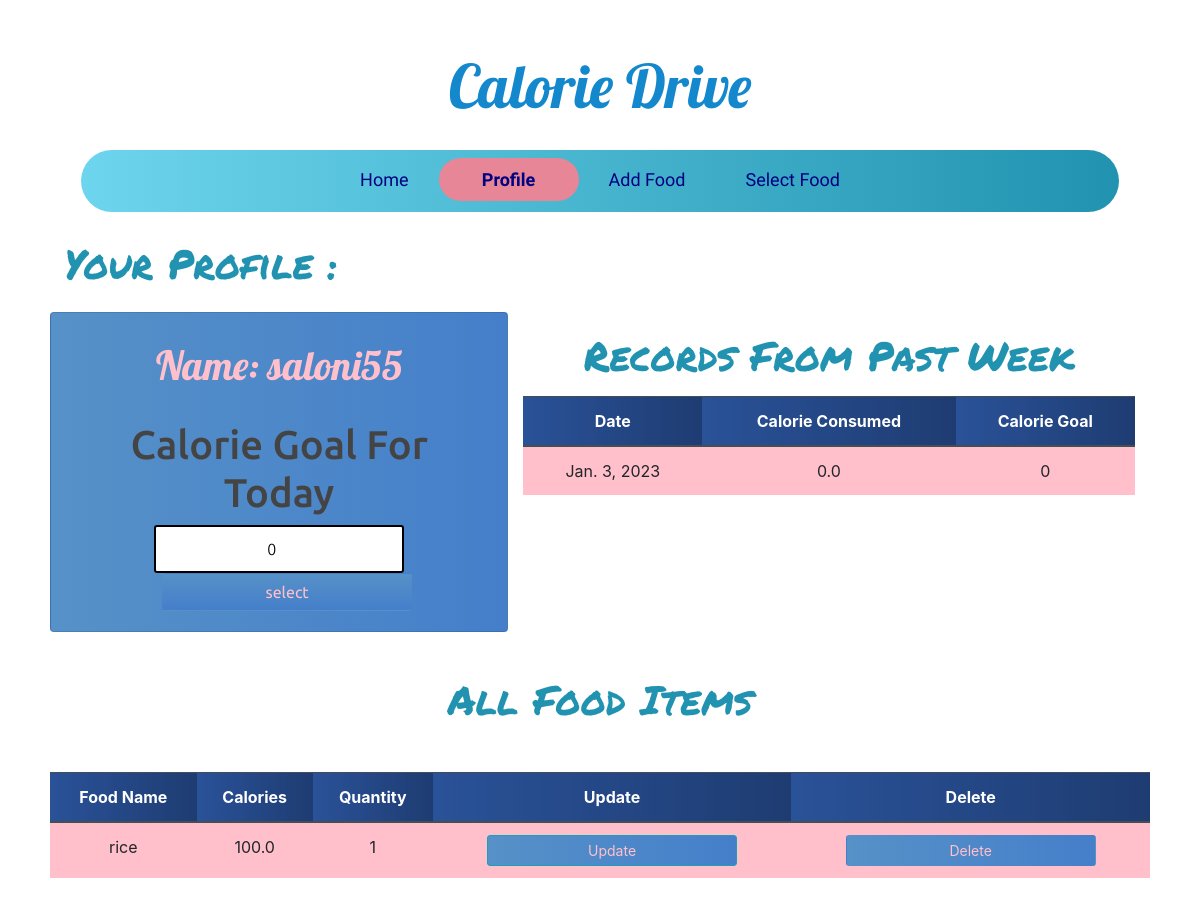
The app's page /profile/ (signed in) with its own data.
### calories/models.py (models this page shows, shortened)
class Profile(models.Model):
	person_of = models.ForeignKey(User,null=True,on_delete=models.CASCADE)
	calorie_count = models.FloatField(default=0,null=True,blank=True)
	food_selected = models.ForeignKey(Food,on_delete=models.CASCADE,null=True,blank=True)
	quantity = models.FloatField(default=0)
	total_calorie = models.FloatField(default=0,null=True)
	date = models.DateField(auto_now_add = True)
	calorie_goal = models.PositiveIntegerField(default=0)
	all_food_selected_today = models.ManyToManyField(Food,through='PostFood',related_name='inventory')

class Food(models.Model):
	name = models.CharField(max_length=200 ,null=False)
	quantity = models.PositiveIntegerField(null=False,default=0)
	calorie = models.FloatField(null=False,default=0)
	person_of = models.ForeignKey(User,null=True,on_delete=models.CASCADE)

### calories/views.py (the view)
# urls.py: path('profile/',ProfilePage,name='profile'),
@login_required
def ProfilePage(request):
	person = Profile.objects.filter(person_of=request.user).last()
	food_items = Food.objects.filter(person_of=request.user)
	form = ProfileForm(instance=person)
	if request.method == 'POST':
		form = ProfileForm(request.POST,instance=person)
		if form.is_valid():
			form.save()
			return redirect('profile')
	else:
		form = ProfileForm(instance=person)
	some_day_last_week = timezone.now().date() -timedelta(days=7)
	records=Profile.objects.filter(date__gte=some_day_last_week,date__lt=timezone.now().date(),person_of=request.user)
	context = {'form':form,'food_items':food_items,'records':records}
	return render(request, 'profile.html',context)

### calories/forms.py
class ProfileForm(forms.ModelForm):
	class Meta:
		model = Profile
		fields = ('calorie_goal',)

### templates/profile.html (shortened to what this page needs)
{% extends 'base.html' %}
{% block content %}
<div class="container-fluid">
    <h1 class="headline">Your Profile :</h1>
        <div class="row mt-4 mb-4">
            <div class="col-lg-5 card card-body">
            <div class="app-title">
                <h1 class="text-center profile-text mt-2">Name: {{ request.user }} </h1>
            </div>
            <form method="POST" action="" class="login-form pt-4">
                {% for field in form %}
                <h1>Calorie Goal For Today</h1>
                {{ field }}
                {% endfor %}
                <input class="btn login_btn profile-submit ml-3" type="submit" value="select">
            </form>
        </div>
        <div class="col-lg-7">
        <h1 class="text-center headline pb-2">Records From Past Week</h1>
        <table class="table text-center">
            <thead class="thead-dark">
                <tr>
                    <th scope="col">Date</th>
                    <th scope="col">Calorie Consumed</th>
                    <th scope="col">Calorie Goal</th>
                </tr>
            </thead>
            <tbody>
                {% for record in records %}
                <tr>
                    <td>{{ record.date }}</td>
                    <td>{{ record.total_calorie }}</td>
                    <td>{{ record.calorie_goal }}</td>
                </tr>
                {% endfor %}
            </tbody>
        </table>
    </div>
     </div>
    <h1 class="text-center headline">All Food Items</h1>
     <div class="row mt-5">
      <table class="table text-center">
            <thead class="thead-dark">
                <tr>
                    <th scope="col">Food Name</th>
                    <th scope="col">Calories</th>
                    <th scope="col">Quantity</th>
                    <th scope="col">Update</th>
                    <th scope="col">Delete</th>
                </tr>
            </thead>
            <tbody>
                {% for food in food_items %}
                <tr>
                    <td>{{ food.name }}</td>
                    <td>{{ food.calorie }}</td>
                    <td>{{ food.quantity }}</td>
                    <td><a class="btn btn-sm btn-info" href="{% url 'update_food' food.id %}">Update</a></td>
                    <td><a class="btn btn-sm " href="{% url 'delete_food' food.id %}">Delete</a></td>
                </tr>
                {% endfor %}
            </tbody>
        </table>
    </div>
</div>
{% endblock content %}

### static/css/base.css (style rules this page uses)
a { text-decoration:none !important; }
body { font-family: Arial; background-color: #3498DB; padding: 50px; }
.app-title { text-align: center; color: #777; }
.login-form { text-align: center; }
input { text-align: center; border: 2px solid #000; border-radius: 3px; font-size: 16px; font-weight: 200; padding: 10px 0; width: 250px; transition: border .5s; }
.btn { background: #457fca; background: -webkit-linear-gradient(to right, #5691c8, #457fca); background: linear-gradient(to right, #5691c8, #457fca); color:pink !important; font-size: 16px; line-height: 25px; padding: 10px 0; text-decoration: none; text-shadow: none; border-radius: 3px; box-shadow: none; transition: 0.25s; display: block; width: 250px; margin: 0 auto; }
.card { background: #457fca; background: -webkit-linear-gradient(to right, #5691c8, #457fca); background: linear-gradient(to right, #5691c8, #457fca); color:#444 }
.card::before, .card::after { position: absolute; top: 0; right: 0; bottom: 0; left: 0; transform: scale3d(0, 0, 1); transition: transform .3s ease-out 0s; background: rgba(255, 255, 255, 0.1); content: ''; pointer-events: none; }
.card::before { transform-origin: left top; }
.card::after { transform-origin: right bottom; }
th { background: #1e3c72; background: -webkit-linear-gradient(to right, #2a5298, #1e3c72); background: linear-gradient(to right, #2a5298, #1e3c72); }
.card { font-family: 'Grandstander', cursive; font-family: 'Ubuntu', sans-serif; }
.headline { font-family: 'Permanent Marker', cursive; padding-top:20px; color: #2193b0; color: -webkit-linear-gradient(to right, #6dd5ed, #2193b0); color: linear-gradient(to right, #6dd5ed, #2193b0); }
.profile-text { color:pink; font-family: 'Lobster', cursive; }
.table { background-color: pink; color: #18AD7C; }
.profile-submit { background: #457fca; background: -webkit-linear-gradient(to bottom, #5691c8, #457fca); background: linear-gradient(to bottom, #5691c8, #457fca); }

### records on screen
Profile: form "0", date "Jan. 3, 2023", total_calorie "0.0", calorie_goal "0"
Food: name "rice", calorie "100.0", quantity "1"

### other values on screen
{{ request.user }} "saloni55"
